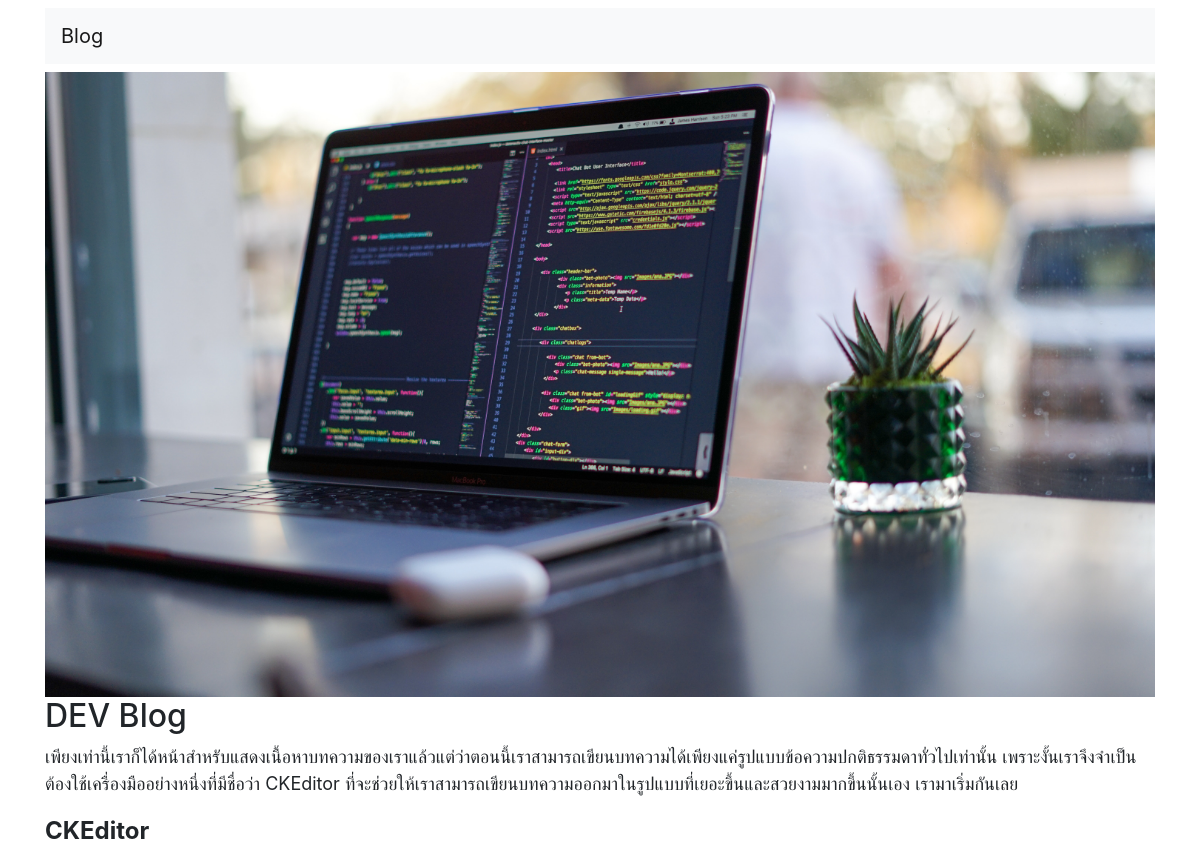
Page /view/3 on the committed database.
### MyWebsite/models.py (models this page shows, shortened)
class TablesNews(models.Model):
    photo = models.ImageField(upload_to='Photo', default='')
    title = models.CharField(max_length=1000)
    detail = RichTextField()
    date = models.DateTimeField(auto_now_add=True, blank=False)
    date_updated = models.DateTimeField(auto_now=True, blank=False)

### MyWebsite/views.py (the view)
# urls.py: path('view/<int:id>', views.view, name='view'),
def view(request, id=None):
    blog = TablesNews.objects.filter(id=id)
    data = {
        "blog":blog
    }
    return render(request, 'view.html', {'data':data})

### MyWebsite/templates/view.html (shortened to what this page needs)
<!DOCTYPE html>
<html lang="en">
  <head>
    <link rel="stylesheet" href="https://cdn.jsdelivr.net/npm/bootstrap@4.6.0/dist/css/bootstrap.min.css">
  </head>
  <body>
    <div class="container">
      <nav class="navbar navbar-light bg-light mt-2 mb-2">
        <a class="navbar-brand" href="#">Blog</a>
      </nav>
     {% for i in data.blog %}
     <img src="{{i.photo.url}}" class="img-fluid" alt="...">
          <h2>{{i.title}}</h2>
          {{ i.detail|safe }}
     {% endfor %}
    </div>
  </body>
</html>

### rows in the picture
TablesNews: photo (picture), title "DEV Blog", detail "เพียงเท่านี้เราก็ได้หน้าสำหรับแสดงเนื้อหาบทความของเราแล้วแต่ว่าตอนนี้เราสามารถเขียนบทความได้เพียงแค่รูปแบบข้อความปกติธรรมดาทั่วไปเท่านั้น เพราะงั้นเราจึงจำเป็นต้องใช้เครื่องมืออย่างหนึ่งที่มีชื่อว่า CKEditor ที่จะช่วยให้เราสามารถเขียนบทความออกมาในรูปแบบที่เยอะขึ้นและสวยงามมากขึ้นนั้นเอง เรามาเริ่มกันเลย CKEditor"
